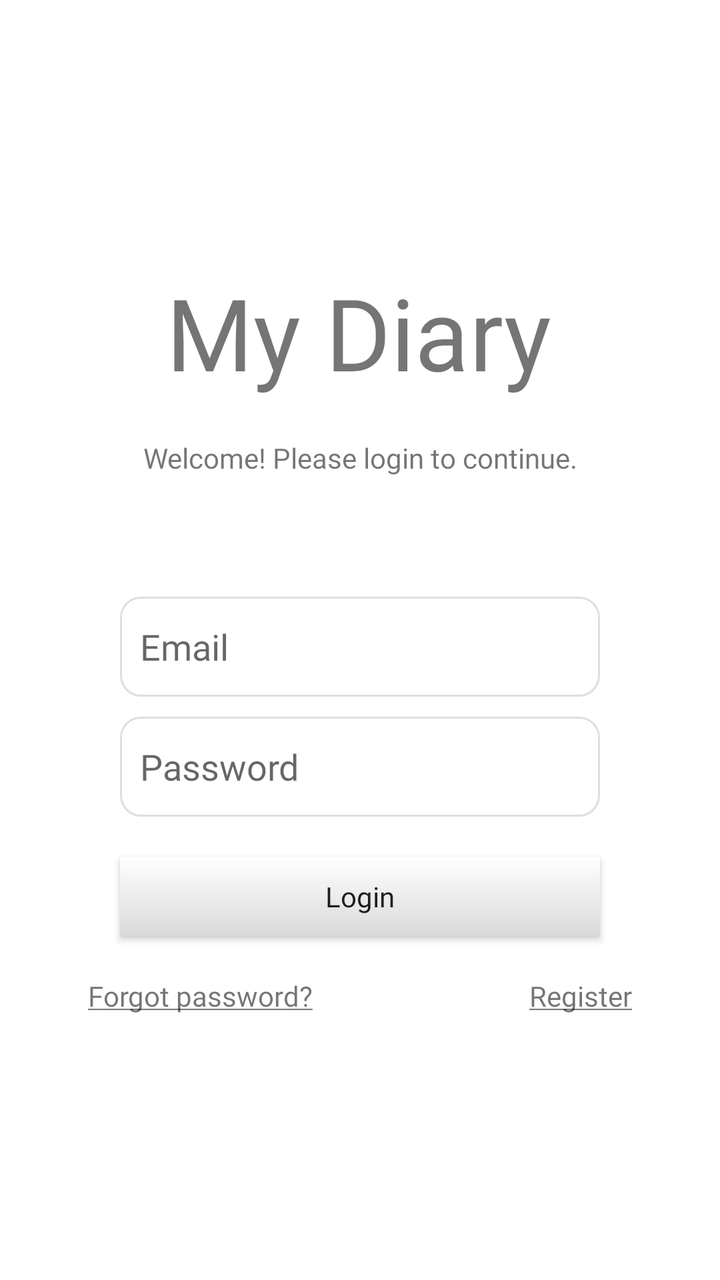
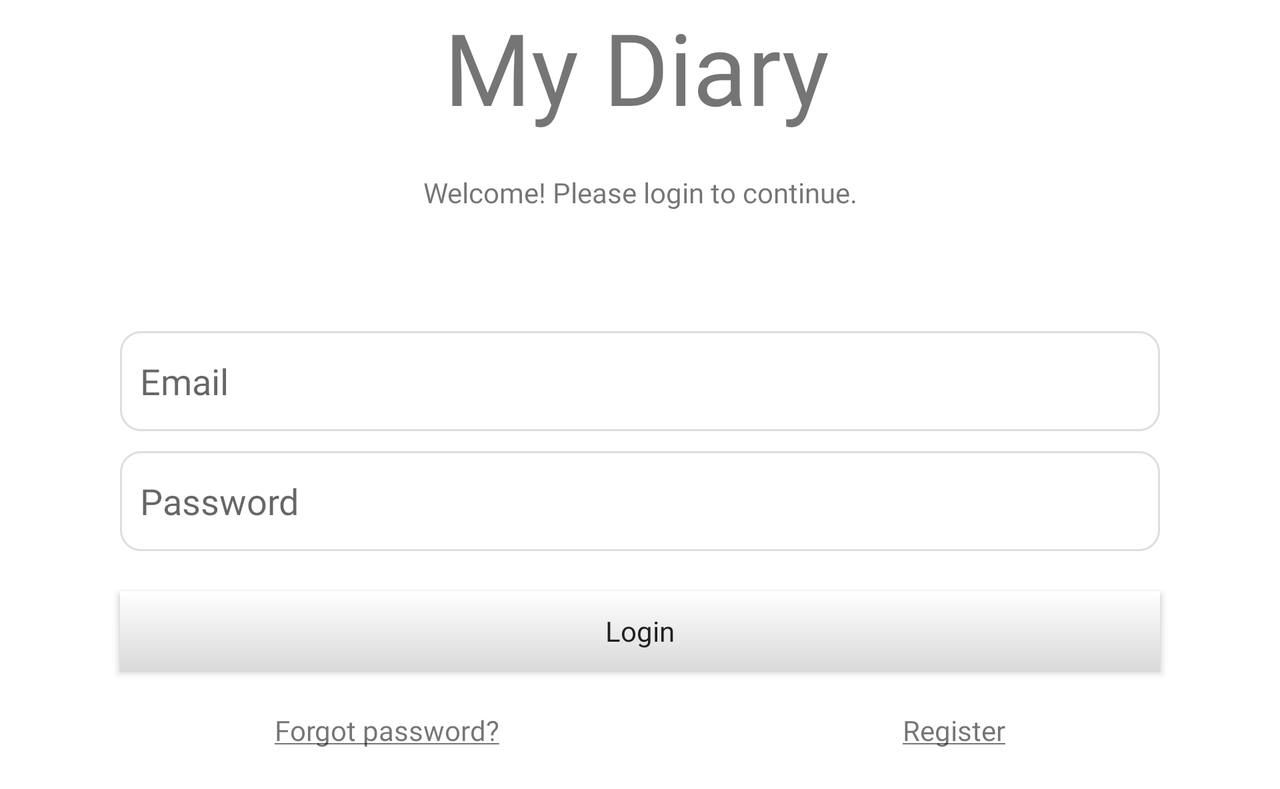

Two renders of one Android screen. The first uses the default layout on a phone; the second uses the alternative layout the repository ships for a different screen configuration, on a matching device. The two XML files are below.
<!-- AndroidManifest.xml: application theme Theme.MyDiary -->
<!-- res/layout/activity_login.xml -->
<?xml version="1.0" encoding="utf-8"?>
<androidx.constraintlayout.widget.ConstraintLayout xmlns:android="http://schemas.android.com/apk/res/android"
    xmlns:app="http://schemas.android.com/apk/res-auto"
    xmlns:tools="http://schemas.android.com/tools"
    android:layout_width="match_parent"
    android:layout_height="match_parent"
    tools:context=".Activities.LoginActivity">

    <TextView
        android:id="@+id/titleTV"
        android:layout_width="wrap_content"
        android:layout_height="wrap_content"
        android:layout_marginBottom="20dp"
        android:fontFamily="@font/lato_light"
        android:text="@string/app_name"
        android:textSize="50sp"

        app:layout_constraintBottom_toTopOf="@+id/loginTitleTV"
        app:layout_constraintEnd_toEndOf="parent"
        app:layout_constraintHorizontal_bias="0.497"
        app:layout_constraintStart_toStartOf="parent"
        app:layout_constraintTop_toTopOf="parent"
        app:layout_constraintVertical_chainStyle="packed" />

    <TextView
        android:id="@+id/loginTitleTV"
        android:layout_width="wrap_content"
        android:layout_height="wrap_content"
        android:layout_marginBottom="60dp"
        android:fontFamily="@font/lato"
        android:text="@string/welcome_text"
        app:layout_constraintBottom_toTopOf="@+id/emailLoginET"
        app:layout_constraintEnd_toEndOf="parent"
        app:layout_constraintStart_toStartOf="parent"
        app:layout_constraintTop_toBottomOf="@+id/titleTV" />

    <EditText
        android:id="@+id/emailLoginET"
        android:layout_width="match_parent"
        android:layout_height="50dp"
        android:layout_marginHorizontal="60dp"
        android:background="@drawable/custom_input"
        android:fontFamily="@font/lato_light"
        android:paddingStart="10dp"
        android:layout_marginBottom="10dp"
        android:hint="@string/email"
        android:inputType="textPersonName"
        app:layout_constraintBottom_toTopOf="@+id/passwordLoginET"
        app:layout_constraintEnd_toEndOf="parent"
        app:layout_constraintHorizontal_bias="0.508"
        app:layout_constraintStart_toStartOf="parent"
        app:layout_constraintTop_toBottomOf="@+id/loginTitleTV" />

    <EditText
        android:id="@+id/passwordLoginET"
        android:layout_width="match_parent"
        android:layout_height="50dp"
        android:layout_marginHorizontal="60dp"
        android:background="@drawable/custom_input"
        android:fontFamily="@font/lato_light"
        android:layout_marginBottom="20dp"
        android:hint="@string/password"
        android:inputType="textPassword"
        android:paddingStart="10dp"
        app:layout_constraintBottom_toTopOf="@+id/submitLoginBtn"
        app:layout_constraintEnd_toEndOf="parent"
        app:layout_constraintStart_toStartOf="parent"
        app:layout_constraintTop_toBottomOf="@+id/emailLoginET"
        tools:ignore="SpeakableTextPresentCheck" />

    <androidx.appcompat.widget.AppCompatButton
        android:id="@+id/submitLoginBtn"
        android:layout_width="match_parent"
        android:layout_height="40dp"
        android:layout_marginHorizontal="60dp"
        android:layout_marginBottom="10dp"
        android:background="@drawable/custom_background"
        android:textAllCaps="false"
        android:fontFamily="@font/lato"
        android:text="@string/login"
        app:layout_constraintBottom_toTopOf="@+id/forgotPasswordTV"
        app:layout_constraintEnd_toEndOf="parent"
        app:layout_constraintStart_toStartOf="parent"
        app:layout_constraintTop_toBottomOf="@+id/passwordLoginET" />

    <TextView
        android:id="@+id/forgotPasswordTV"
        android:layout_width="wrap_content"
        android:layout_height="wrap_content"
        android:layout_marginTop="10dp"
        android:layout_marginEnd="54dp"
        android:fontFamily="@font/lato"
        android:text="@string/forgot_password"
        app:layout_constraintBottom_toBottomOf="parent"
        app:layout_constraintEnd_toStartOf="@+id/registerLoginTV"
        app:layout_constraintHorizontal_bias="0.73"
        app:layout_constraintHorizontal_chainStyle="spread"
        app:layout_constraintStart_toStartOf="parent"
        app:layout_constraintTop_toBottomOf="@+id/submitLoginBtn" />

    <TextView
        android:id="@+id/registerLoginTV"
        android:layout_width="62dp"
        android:layout_height="wrap_content"
        android:fontFamily="@font/lato"
        android:gravity="right"
        android:text="@string/Register"
        app:layout_constraintEnd_toEndOf="parent"
        app:layout_constraintHorizontal_bias="0.5"
        app:layout_constraintStart_toEndOf="@+id/forgotPasswordTV"
        app:layout_constraintTop_toTopOf="@+id/forgotPasswordTV" />

    <androidx.core.widget.ContentLoadingProgressBar
        android:id="@+id/progressLoginPB"
        android:layout_width="wrap_content"
        android:layout_height="wrap_content"
        android:visibility="gone"
        style="@style/Widget.AppCompat.ProgressBar"
        app:layout_constraintBottom_toBottomOf="parent"
        app:layout_constraintEnd_toEndOf="parent"
        app:layout_constraintStart_toStartOf="parent"
        app:layout_constraintTop_toTopOf="parent" />


</androidx.constraintlayout.widget.ConstraintLayout>
<!-- resources referenced by this layout -->
<resources>
  <!-- drawable custom_background (drawable) -->
  <?xml version="1.0" encoding="utf-8"?>
  <shape xmlns:android="http://schemas.android.com/apk/res/android" android:shape="rectangle">
      <gradient android:startColor="#FFFFFF" android:endColor="#D9D9D9" android:angle="-90"/>
  </shape>
  <!-- drawable custom_input (drawable) -->
  <?xml version="1.0" encoding="utf-8"?>
  <selector xmlns:android="http://schemas.android.com/apk/res/android">
      <item android:state_enabled="true" android:state_focused="true">
          <shape android:shape="rectangle">
              <solid android:color="@color/white"/>
              <corners android:radius="10dp"/>
              <stroke android:color="@color/black" android:width="1dp"/>
          </shape>
      </item>
      <item android:state_enabled="true" >
          <shape android:shape="rectangle">
              <solid android:color="@color/white"/>
              <corners android:radius="10dp"/>
              <stroke android:color="@color/light_gray" android:width="1dp"/>
          </shape>
      </item>
  </selector>
  <string name="Register"><u>Register</u></string>
  <string name="app_name">My Diary</string>
  <string name="email">Email</string>
  <string name="forgot_password"><u>Forgot password?</u></string>
  <string name="login">Login</string>
  <string name="password">Password</string>
  <string name="welcome_text">Welcome! Please login to continue.</string>
  <style name="Theme.MyDiary" parent="Theme.MaterialComponents.DayNight.NoActionBar">
          
          <item name="colorPrimary">@color/light_gray</item>
          <item name="colorPrimaryVariant">@color/light_gray</item>
          <item name="colorOnPrimary">@color/white</item>
          
          <item name="colorSecondary">@color/light_gray</item>
          <item name="colorSecondaryVariant">@color/light_gray</item>
          <item name="colorOnSecondary">@color/black</item>
          
          <item name="android:statusBarColor" tools:targetApi="l">?attr/colorPrimaryVariant</item>
          
      </style>
  <color name="white">#FFFFFFFF</color>
  <color name="black">#FF000000</color>
  <color name="light_gray">#DEDEDE</color>
</resources>
<!-- res/layout-land/activity_login.xml (the repository's variant of the layout above) -->
<!-- drawn on the phone turned sideways -->
<?xml version="1.0" encoding="utf-8"?>
<ScrollView xmlns:android="http://schemas.android.com/apk/res/android"
    xmlns:app="http://schemas.android.com/apk/res-auto"
    xmlns:tools="http://schemas.android.com/tools"
    android:layout_width="match_parent"
    android:layout_height="match_parent"
    tools:context=".Activities.LoginActivity">
    <androidx.constraintlayout.widget.ConstraintLayout
        android:layout_width="match_parent"
        android:layout_height="wrap_content">

    <TextView
        android:id="@+id/titleTV"
        android:layout_width="wrap_content"
        android:layout_height="wrap_content"
        android:layout_marginBottom="20dp"
        android:fontFamily="@font/lato_light"
        android:text="@string/app_name"
        android:textSize="50sp"

        app:layout_constraintBottom_toTopOf="@+id/loginTitleTV"
        app:layout_constraintEnd_toEndOf="parent"
        app:layout_constraintHorizontal_bias="0.497"
        app:layout_constraintStart_toStartOf="parent"
        app:layout_constraintTop_toTopOf="parent"
        app:layout_constraintVertical_chainStyle="packed" />

    <TextView
        android:id="@+id/loginTitleTV"
        android:layout_width="wrap_content"
        android:layout_height="wrap_content"
        android:layout_marginBottom="60dp"
        android:fontFamily="@font/lato"
        android:text="@string/welcome_text"
        app:layout_constraintBottom_toTopOf="@+id/emailLoginET"
        app:layout_constraintEnd_toEndOf="parent"
        app:layout_constraintStart_toStartOf="parent"
        app:layout_constraintTop_toBottomOf="@+id/titleTV" />

    <EditText
        android:id="@+id/emailLoginET"
        android:layout_width="match_parent"
        android:layout_height="50dp"
        android:layout_marginHorizontal="60dp"
        android:background="@drawable/custom_input"
        android:fontFamily="@font/lato_light"
        android:paddingStart="10dp"
        android:layout_marginBottom="10dp"
        android:hint="@string/email"
        android:inputType="textPersonName"
        app:layout_constraintBottom_toTopOf="@+id/passwordLoginET"
        app:layout_constraintEnd_toEndOf="parent"
        app:layout_constraintHorizontal_bias="0.508"
        app:layout_constraintStart_toStartOf="parent"
        app:layout_constraintTop_toBottomOf="@+id/loginTitleTV" />

    <EditText
        android:id="@+id/passwordLoginET"
        android:layout_width="match_parent"
        android:layout_height="50dp"
        android:layout_marginHorizontal="60dp"
        android:background="@drawable/custom_input"
        android:fontFamily="@font/lato_light"
        android:layout_marginBottom="20dp"
        android:hint="@string/password"
        android:inputType="textPassword"
        android:paddingStart="10dp"
        app:layout_constraintBottom_toTopOf="@+id/submitLoginBtn"
        app:layout_constraintEnd_toEndOf="parent"
        app:layout_constraintStart_toStartOf="parent"
        app:layout_constraintTop_toBottomOf="@+id/emailLoginET"
        tools:ignore="SpeakableTextPresentCheck" />

    <androidx.appcompat.widget.AppCompatButton
        android:id="@+id/submitLoginBtn"
        android:layout_width="match_parent"
        android:layout_height="40dp"
        android:layout_marginHorizontal="60dp"
        android:layout_marginBottom="10dp"
        android:background="@drawable/custom_background"
        android:textAllCaps="false"
        android:fontFamily="@font/lato"
        android:text="@string/login"
        app:layout_constraintBottom_toTopOf="@+id/forgotPasswordTV"
        app:layout_constraintEnd_toEndOf="parent"
        app:layout_constraintStart_toStartOf="parent"
        app:layout_constraintTop_toBottomOf="@+id/passwordLoginET" />

    <TextView
        android:id="@+id/forgotPasswordTV"
        android:layout_width="wrap_content"
        android:layout_height="wrap_content"
        android:layout_marginTop="10dp"
        android:layout_marginEnd="54dp"
        android:fontFamily="@font/lato"
        android:text="@string/forgot_password"
        app:layout_constraintBottom_toBottomOf="parent"
        app:layout_constraintEnd_toStartOf="@+id/registerLoginTV"
        app:layout_constraintHorizontal_bias="0.73"
        app:layout_constraintHorizontal_chainStyle="spread"
        app:layout_constraintStart_toStartOf="parent"
        app:layout_constraintTop_toBottomOf="@+id/submitLoginBtn"
        android:layout_marginBottom="20dp"/>

    <TextView
        android:id="@+id/registerLoginTV"
        android:layout_width="62dp"
        android:layout_height="wrap_content"
        android:fontFamily="@font/lato"
        android:gravity="right"
        android:text="@string/Register"
        app:layout_constraintEnd_toEndOf="parent"
        app:layout_constraintHorizontal_bias="0.5"
        app:layout_constraintStart_toEndOf="@+id/forgotPasswordTV"
        app:layout_constraintTop_toTopOf="@+id/forgotPasswordTV"
        android:layout_marginBottom="20dp"/>

    <androidx.core.widget.ContentLoadingProgressBar
        android:id="@+id/progressLoginPB"
        android:layout_width="wrap_content"
        android:layout_height="wrap_content"
        android:visibility="gone"
        style="@style/Widget.AppCompat.ProgressBar"
        app:layout_constraintBottom_toBottomOf="parent"
        app:layout_constraintEnd_toEndOf="parent"
        app:layout_constraintStart_toStartOf="parent"
        app:layout_constraintTop_toTopOf="parent" />


</androidx.constraintlayout.widget.ConstraintLayout>
</ScrollView>
